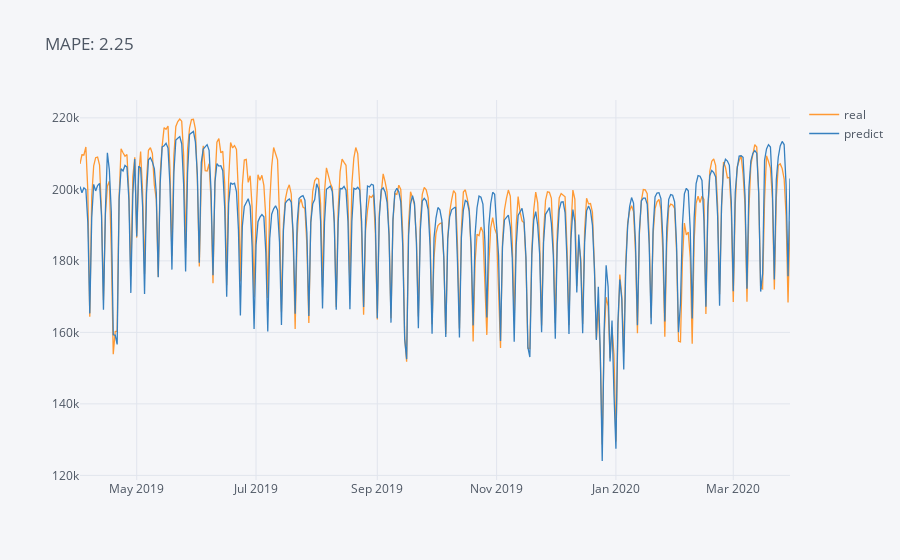

Notebook source saved alongside this figure:
### Code cell
# Plot specific file real and prediction
mape = jointed[[*jointed.keys()][-1]].error.mean()*100
jointed[[*jointed.keys()][-1]][["real", "predict"]].iplot(title = f"MAPE: {mape:.2f}")

### Figure 1 — Plotly figure (JSON) as saved in the notebook; plotly's stock layout.template omitted (floating-point values rounded to 4 significant figures; data arrays with more than 128 entries replaced by an {"elided": "..."} marker saying what was removed)
{"data": [{"line": {"color": "rgba(255, 153, 51, 1.0)", "dash": "solid", "shape": "linear", "width": 1.3}, "mode": "lines", "name": "real", "text": "", "type": "scatter", "x": {"elided": "364 str values"}, "y": {"elided": "364 float values"}}, {"line": {"color": "rgba(55, 128, 191, 1.0)", "dash": "solid", "shape": "linear", "width": 1.3}, "mode": "lines", "name": "predict", "text": "", "type": "scatter", "x": {"elided": "364 str values"}, "y": {"elided": "364 float values"}}], "layout": {"legend": {"bgcolor": "#F5F6F9", "font": {"color": "#4D5663"}}, "paper_bgcolor": "#F5F6F9", "plot_bgcolor": "#F5F6F9", "title": {"font": {"color": "#4D5663"}, "text": "MAPE: 2.25"}, "xaxis": {"gridcolor": "#E1E5ED", "showgrid": true, "tickfont": {"color": "#4D5663"}, "title": {"font": {"color": "#4D5663"}, "text": ""}, "zerolinecolor": "#E1E5ED"}, "yaxis": {"gridcolor": "#E1E5ED", "showgrid": true, "tickfont": {"color": "#4D5663"}, "title": {"font": {"color": "#4D5663"}, "text": ""}, "zerolinecolor": "#E1E5ED"}}}
